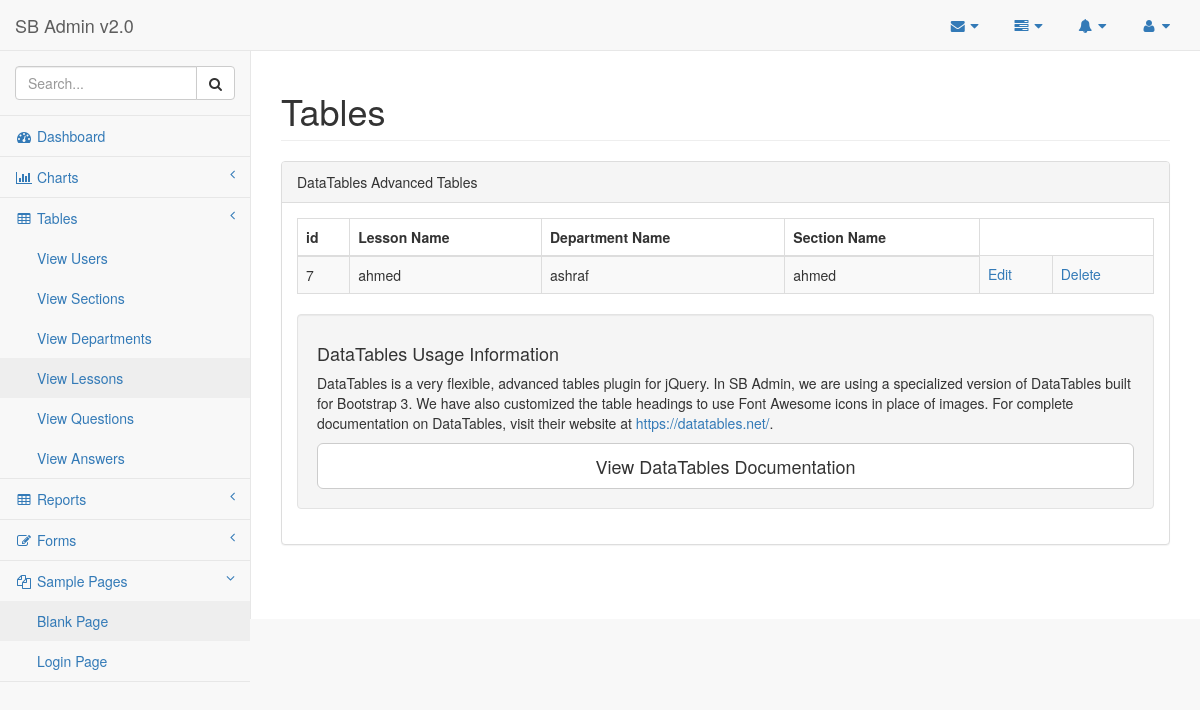
Screenshot of /panel/admin_pages/view_lessons.php (signed in) with the database file from the repository.
### tables this page shows
CREATE TABLE `lessons` (
  `id` int(11) NOT NULL,
  `name` varchar(50) NOT NULL,
  `department_id` int(11) NOT NULL
);

CREATE TABLE `departments` (
  `id` int(11) NOT NULL,
  `name` varchar(50) NOT NULL,
  `section_id` int(11) NOT NULL
);

CREATE TABLE `sections` (
  `id` int(11) NOT NULL,
  `name` varchar(50) NOT NULL
);

### panel/connection/conn.php (called while the page is built, shortened)
<?php
class connection {
    protected $host = "localhost";
    protected $dbname = "school_managment_system";
    protected $user = "root";
    protected $pass = "1234";
    function __construct() {
        try {
            $this->DBC = new PDO("mysql:host=$this->host;dbname=$this->dbname", $this->user, $this->pass);
        }
        catch (PDOException $e) {
            echo $e->getMessage();
        }
    }
}
?>

### panel/admin_pages/view_lessons.php (the view)
<?php
include "blank.php";
function content(){
?>
 <div id="page-wrapper">
            <div class="row">
                <div class="col-lg-12">
                    <h1 class="page-header">Tables</h1>
                </div>
            </div>
            <div class="row">
                <div class="col-lg-12">
                    <div class="panel panel-default">
                        <div class="panel-heading">
                            DataTables Advanced Tables
                        </div>
                        <div class="panel-body">
                            <table width="100%" class="table table-striped table-bordered table-hover" id="dataTables-example">
  <thead>
              <tr> <th>id</th> <th>Lesson Name</th> <th>Department Name</th> <th>Section Name</th>   </tr>
          </thead>
          <tbody>
<?php
         $conn=new connection();
         $prepare ='SELECT * FROM lessons';
         $stmt= $conn->DBC->prepare($prepare);
         $stmt->execute();
         while($data = $stmt->fetch( PDO::FETCH_ASSOC )){
           $prepare1 ='SELECT * FROM departments  where id='.$data['department_id'];
           $stmt1= $conn->DBC->prepare($prepare1);
           $stmt1->execute();
           $data1 = $stmt1->fetch( PDO::FETCH_ASSOC);
          $prepare2 ='SELECT * FROM sections  where id='.$data1['section_id'];
           $stmt2= $conn->DBC->prepare($prepare2);
           $stmt2->execute();
           $data2 = $stmt2->fetch( PDO::FETCH_ASSOC);
    ?>
    <tr> <td><?php echo $data['id']; ?></td>  <td><?php echo $data['name']; ?></td>  <td><?php echo $data1['name']; ?></td> <td><?php echo $data2['name']; ?></td> <td> <a href="edit_lesson.php?<?php  echo "id=".$data['id']?>"> Edit </a> </td> <td> <a id="delete_lesson"  uid="<?php echo $data['id'];?>" > Delete </a> </td>
    </tr>
    <?php } ?>
          </tbody>
                            </table>
                            <div class="well">
                                <h4>DataTables Usage Information</h4>
                                <p>DataTables is a very flexible, advanced tables plugin for jQuery. In SB Admin, we are using a specialized version of DataTables built for Bootstrap 3. We have also customized the table headings to use Font Awesome icons in place of images. For complete documentation on DataTables, visit their website at <a target="_blank" href="https://datatables.net/">https://datatables.net/</a>.</p>
                                <a class="btn btn-default btn-lg btn-block" target="_blank" href="https://datatables.net/">View DataTables Documentation</a>
                            </div>
                             </div>
                    </div>
                </div>
            </div>
            </div>
 <?php
}
?>

### rows the page displays
lessons: id "7", name "ahmed", department.name "ashraf", sections.name "ahmed"
